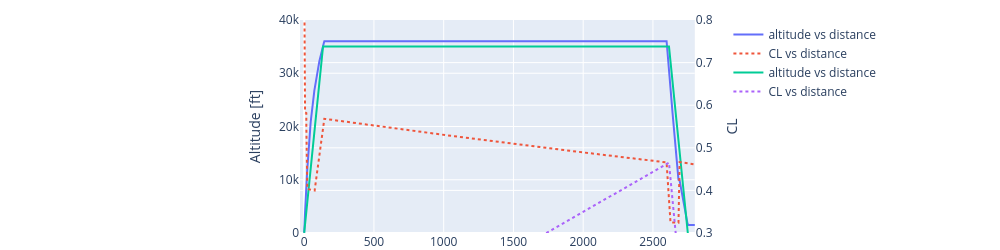
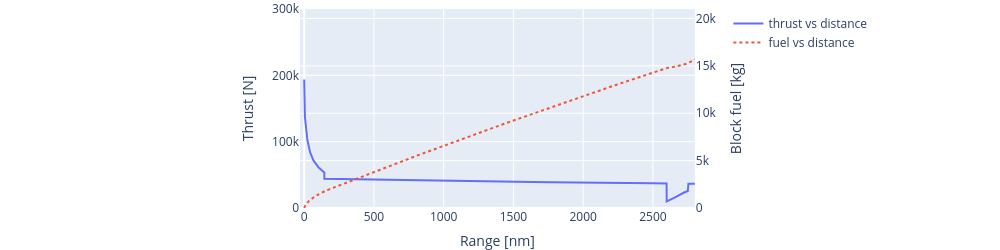

The cell these charts' notebook holds for them, in order:
### Code cell
timestep_df = pd.read_csv(TIMESTEP_CSV_FILE)
breguet_df = pd.read_csv(BREGUET_CSV_FILE)
for df in [timestep_df, breguet_df]:
    df.altitude /= foot
    df.ground_distance /= nautical_mile

fig = make_subplots(specs=[[{"secondary_y": True}]])
for df in [timestep_df, breguet_df]:
    fig.add_trace(
        go.Scatter(x=df["ground_distance"], y=df["altitude"], name="altitude vs distance"),
        secondary_y=False,
    )

    fig.add_trace(
        go.Scatter(
            x=df["ground_distance"], y=df["CL"], name="CL vs distance", line=dict(dash="dot"),
        ),
        secondary_y=True,
    )

fig.update_xaxes(range=[-30, 2800.0])
fig.update_yaxes(title_text="Altitude [ft]", range=[0, 40000.0], secondary_y=False)
fig.update_yaxes(title_text="CL", range=[0.3, 0.8], secondary_y=True)
fig.update_layout(margin=dict(l=300, r=280, t=20, b=0), width=1000, height=250)

fig.show()

fig = make_subplots(specs=[[{"secondary_y": True}]])

fig.add_trace(
    go.Scatter(
        x=timestep_df["ground_distance"], y=timestep_df["thrust"], name="thrust vs distance"
    ),
    secondary_y=False,
)

fig.add_trace(
    go.Scatter(
        x=timestep_df["ground_distance"],
        y=timestep_df["mass"].iloc[0] - timestep_df["mass"],
        name="fuel vs distance",
        line=dict(dash="dot"),
    ),
    secondary_y=True,
)

fig.update_xaxes(title_text="Range [nm]", range=[-30, 2800.0])
fig.update_yaxes(title_text="Thrust [N]", range=[0, 300000.0], secondary_y=False)
fig.update_yaxes(title_text="Block fuel [kg]", range=[0.0, 21000.0], secondary_y=True)
fig.update_layout(margin=dict(l=300, r=280, t=0, b=20), width=1000, height=250)


fig.show()

### Figure 1 — Plotly figure (JSON) as saved in the notebook; plotly's stock layout.template omitted (floating-point values rounded to 4 significant figures; data arrays with more than 128 entries replaced by an {"elided": "..."} marker saying what was removed)
{"data": [{"name": "altitude vs distance", "type": "scatter", "x": {"elided": "2705 float values"}, "xaxis": "x", "y": {"elided": "2705 float values"}, "yaxis": "y"}, {"line": {"dash": "dot"}, "name": "CL vs distance", "type": "scatter", "x": {"elided": "2705 float values"}, "xaxis": "x", "y": {"elided": "2705 float values"}, "yaxis": "y2"}, {"name": "altitude vs distance", "type": "scatter", "x": {"elided": "1506 float values"}, "xaxis": "x", "y": {"elided": "1506 float values"}, "yaxis": "y"}, {"line": {"dash": "dot"}, "name": "CL vs distance", "type": "scatter", "x": {"elided": "1506 float values"}, "xaxis": "x", "y": {"elided": "1506 float values"}, "yaxis": "y2"}], "layout": {"height": 250, "margin": {"b": 0, "l": 300, "r": 280, "t": 20}, "width": 1000, "xaxis": {"anchor": "y", "domain": [0, 0.94], "range": [-30, 2800]}, "yaxis": {"anchor": "x", "domain": [0, 1], "range": [0, 40000], "title": {"text": "Altitude [ft]"}}, "yaxis2": {"anchor": "x", "overlaying": "y", "range": [0.3, 0.8], "side": "right", "title": {"text": "CL"}}}}

### Figure 2 — Plotly figure (JSON) as saved in the notebook; plotly's stock layout.template omitted (floating-point values rounded to 4 significant figures; data arrays with more than 128 entries replaced by an {"elided": "..."} marker saying what was removed)
{"data": [{"name": "thrust vs distance", "type": "scatter", "x": {"elided": "2705 float values"}, "xaxis": "x", "y": {"elided": "2705 float values"}, "yaxis": "y"}, {"line": {"dash": "dot"}, "name": "fuel vs distance", "type": "scatter", "x": {"elided": "2705 float values"}, "xaxis": "x", "y": {"elided": "2705 float values"}, "yaxis": "y2"}], "layout": {"height": 250, "margin": {"b": 20, "l": 300, "r": 280, "t": 0}, "width": 1000, "xaxis": {"anchor": "y", "domain": [0, 0.94], "range": [-30, 2800], "title": {"text": "Range [nm]"}}, "yaxis": {"anchor": "x", "domain": [0, 1], "range": [0, 300000], "title": {"text": "Thrust [N]"}}, "yaxis2": {"anchor": "x", "overlaying": "y", "range": [0, 21000], "side": "right", "title": {"text": "Block fuel [kg]"}}}}
